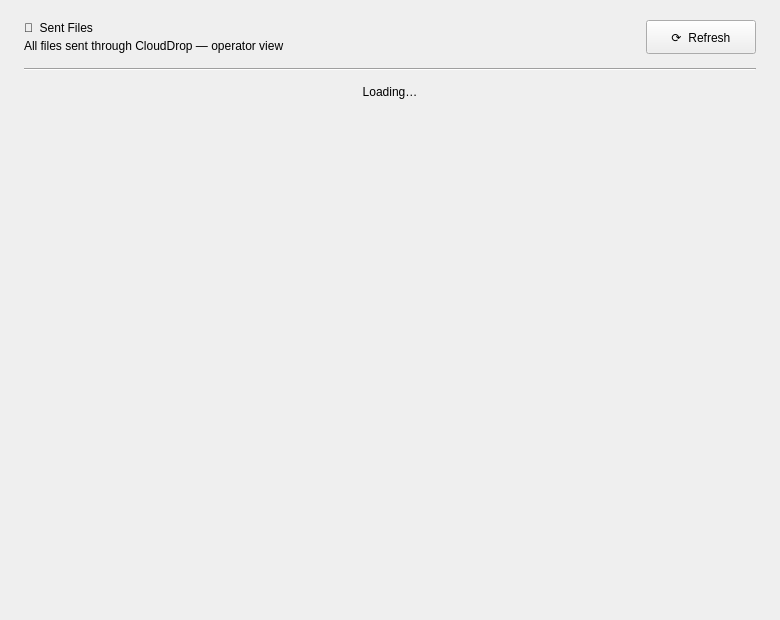
<?xml version="1.0" encoding="UTF-8"?>
<ui version="4.0">
 <class>SendedFilesWindow</class>
 <widget class="QMainWindow" name="SendedFilesWindow">
  <property name="geometry">
   <rect><x>0</x><y>0</y><width>780</width><height>620</height></rect>
  </property>
  <property name="windowTitle">
   <string>CloudDrop — Sent Files</string>
  </property>
  <property name="minimumSize">
   <size><width>680</width><height>500</height></size>
  </property>
  <widget class="QWidget" name="centralwidget">
   <layout class="QVBoxLayout" name="main_layout">
    <property name="spacing"><number>14</number></property>
    <property name="leftMargin"><number>24</number></property>
    <property name="topMargin"><number>20</number></property>
    <property name="rightMargin"><number>24</number></property>
    <property name="bottomMargin"><number>20</number></property>
    <!-- ── Header row ─────────────────────────────── -->
    <item>
     <layout class="QHBoxLayout" name="header_layout">
      <item>
       <layout class="QVBoxLayout" name="title_col">
        <property name="spacing"><number>2</number></property>
        <item>
         <widget class="QLabel" name="label_title">
          <property name="text"><string>📂  Sent Files</string></property>
         </widget>
        </item>
        <item>
         <widget class="QLabel" name="label_subtitle">
          <property name="text"><string>All files sent through CloudDrop — operator view</string></property>
         </widget>
        </item>
       </layout>
      </item>
      <item>
       <spacer name="header_spacer">
        <property name="orientation"><enum>Qt::Horizontal</enum></property>
        <property name="sizeHint" stdset="0"><size><width>40</width><height>20</height></size></property>
       </spacer>
      </item>
      <item>
       <widget class="QPushButton" name="btn_refresh">
        <property name="text"><string>⟳  Refresh</string></property>
        <property name="minimumSize"><size><width>110</width><height>34</height></size></property>
        <property name="cursor"><cursorShape>PointingHandCursor</cursorShape></property>
       </widget>
      </item>
     </layout>
    </item>
    <!-- ── Separator ──────────────────────────────── -->
    <item>
     <widget class="QFrame" name="line_sep">
      <property name="frameShape"><enum>QFrame::HLine</enum></property>
      <property name="frameShadow"><enum>QFrame::Sunken</enum></property>
     </widget>
    </item>
    <!-- ── Status label ───────────────────────────── -->
    <item>
     <widget class="QLabel" name="label_status">
      <property name="text"><string>Loading…</string></property>
      <property name="alignment"><set>Qt::AlignCenter</set></property>
     </widget>
    </item>
    <!-- ── Scroll area for file cards ─────────────── -->
    <item>
     <widget class="QScrollArea" name="scroll_area">
      <property name="widgetResizable"><bool>true</bool></property>
      <property name="horizontalScrollBarPolicy"><enum>Qt::ScrollBarAlwaysOff</enum></property>
      <property name="frameShape"><enum>QFrame::NoFrame</enum></property>
      <widget class="QWidget" name="scroll_content">
       <property name="geometry">
        <rect><x>0</x><y>0</y><width>732</width><height>490</height></rect>
       </property>
       <layout class="QVBoxLayout" name="cards_layout">
        <property name="spacing"><number>10</number></property>
        <property name="leftMargin"><number>2</number></property>
        <property name="rightMargin"><number>2</number></property>
        <item>
         <spacer name="cards_spacer">
          <property name="orientation"><enum>Qt::Vertical</enum></property>
          <property name="sizeHint" stdset="0"><size><width>20</width><height>40</height></size></property>
         </spacer>
        </item>
       </layout>
      </widget>
     </widget>
    </item>
   </layout>
  </widget>
 </widget>
 <resources/>
 <connections/>
</ui>
